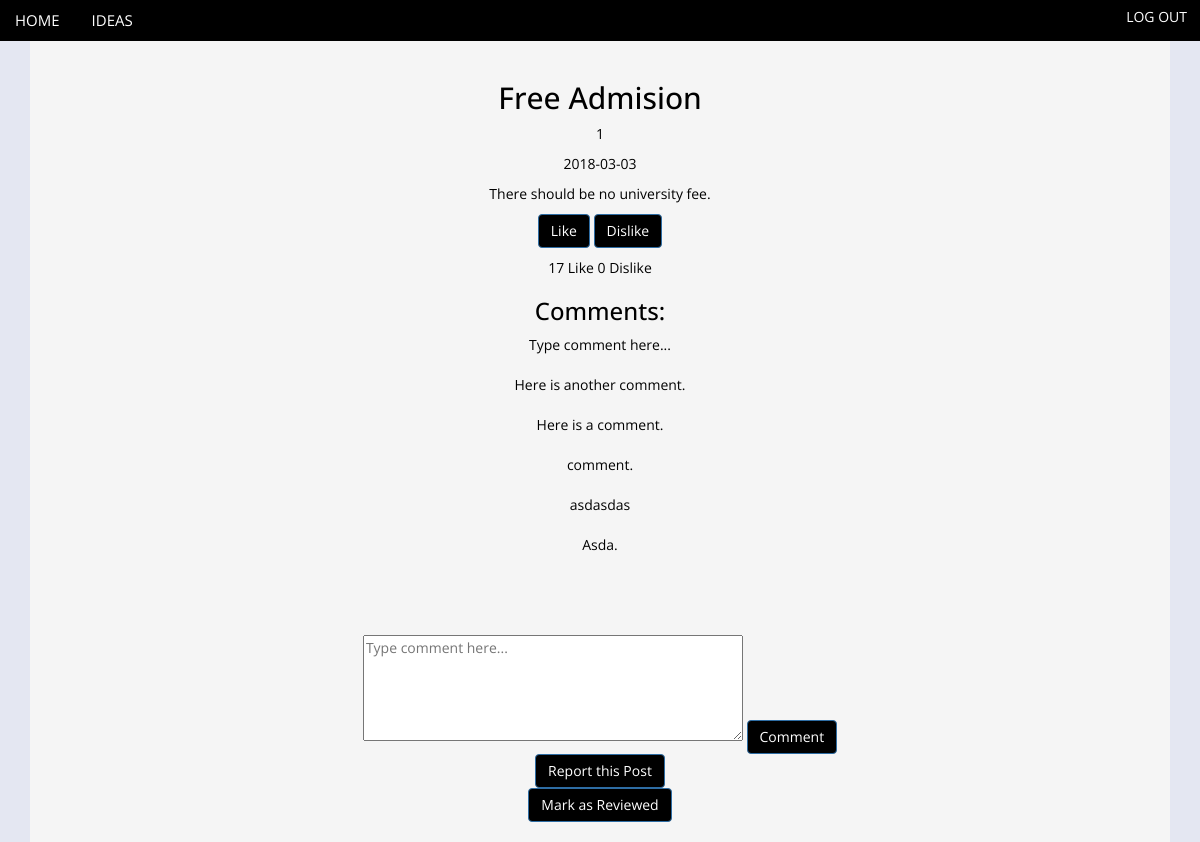
The app's page /ideaPage.php?id=1 (signed in) with its own data.
### tables this page shows
CREATE TABLE `ideas` (
  `Idea_ID` int(20) NOT NULL,
  `Content` varchar(100) NOT NULL,
  `Title` varchar(50) NOT NULL,
  `Date` date NOT NULL,
  `User_ID` int(20) NOT NULL,
  `Category_ID` int(20) NOT NULL,
  `anonymous` int(11) NOT NULL DEFAULT '0',
  `Reported` int(11) NOT NULL
);

### DBConnection.php (called while the page is built, shortened)
<?php
$dbhost = "mysql.cms.gre.ac.uk";
$dbuser = "cl7533q";
$dbpass = "1tv5LLTJ";
$db = "mdb_cl7533q";
$connection = new mysqli($dbhost, $dbuser, $dbpass, $db);
function getUserType($givenUsername){
    $sql = "SELECT Account_Type FROM users WHERE Username = " . "'" . $givenUsername . "'";
    global $connection;
    $result = $connection->query($sql);
    if ($row = $result->fetch_assoc() ) {
			return $row['Account_Type'];
		} else {
			return false;
		}
}
function getIdea($givenIdeaID){
    $sql = "SELECT Title, User_ID, Date, Content, Idea_ID FROM ideas WHERE Idea_ID = " . $givenIdeaID;
	global $connection;
	$result = $connection->query($sql);
	$output = array();
	while ($row = $result->fetch_assoc() ) {
		$output[0] = $row['Title'];
        $output[1] = $row['User_ID'];
        $output[2] = $row['Date'];
        $output[3] = $row['Content'];
        $output[4] = $row['Idea_ID'];
	}
	return $output;
}
function commentSearch($givenIdeaID){
	$sql = "SELECT * FROM comments WHERE Idea_ID = " . $givenIdeaID;
	global $connection;
	$result = $connection->query($sql);
	$output = array();
	$count = 0;
	while ($row = $result->fetch_assoc() ) {
		$output[$count] = $row['Content'];
		$count++;
	}
	return $output;
}
function getVotesTotal($givenIdeaID){
    $sql = "SELECT Vote FROM votes JOIN ideas ON votes.Idea_ID = ideas.Idea_ID WHERE ideas.Idea_ID = " . $givenIdeaID;
    global $connection;
    $output = array(0,0);
    $result = $connection->query($sql);
    while ($row = $result->fetch_assoc() ) {
        $vote = (int)$row['Vote'];
        if ($vote == 1){
            $output[0] = $output[0] + 1;
        } else if ($vote == 2){
            $output[1] = $output[1] + 1;
        }
	}
    return $output;
}
?>

### ideaPage.php (the view, shortened to what this page needs)
<?php
include 'DBConnection.php';
if($_GET['id']) {
  $id = (int)$_GET['id'];
}
$comments = commentSearch($id);
$checkLikes = getVotesTotal($id);
$likes = $checkLikes[0];
$dislikes = $checkLikes[1];
    $ideas[] = getIdea($id);
?>
<!DOCTYPE html>
<html>
    <head>
        <link rel="stylesheet" type="text/css" href="https://maxcdn.bootstrapcdn.com/bootstrap/3.3.7/css/bootstrap.min.css">
        <link rel="stylesheet" type="text/css" href="entweb.css">
    </head>
    <body class="other-bg">
        <div>
            <ul class="nav nav-pills nav-fill nav-div">
                <li class="nav-item">
                    <a class="nav-link active" href="index.php">HOME</a>
                </li>
                <li class="nav-item">
                    <a class="nav-link" href="ideaSample.php">IDEAS</a>
                </li>
                <li class="nav-item pull-right">
                  <form action ="logout.php" method="POST">
                    <button class="nav-link btn" type="submit" href="#">LOG OUT</button>
                  </form>
                </li>
            </ul>
         </div>
        <div class="container">
    <?php
        foreach($ideas as $idea): ?>
            <div class="container-background">
            <div class="idea">
                <h2><?php echo $idea[0]; ?></h2>
                <p><?php echo $idea[1]; ?></p>
                <p><?php echo $idea[2]; ?></p>
                <p><?php echo $idea[3]; ?></p>
            <p><a href="ideaPage.php?type=like&id=<?php echo $idea[4]; ?>" class="btn btn-primary">Like </a>
            <a href="ideaPage.php?type=dislike&id=<?php echo $idea[4]; ?>" class="btn btn-primary">Dislike </a></p>
            <p>
            <?php echo $likes; ?> Like
            <?php echo $dislikes; ?> Dislike</p>
            </div>
			<h3>Comments:</h3>
        <?php endforeach; ?>
        <div class="ideaComments">
		 <?php for($i=0;$i<count($comments);$i++){
                    echo $comments[$i] . "<br> <br>";
            }
?>
        </div>
        <form action="addComment.php?ideaID=<?php echo $id; ?>" method="post">
            <div class="comment">
                <textarea rows="5" cols="50" name="ideaComment" placeholder="Type comment here..."></textarea>
                <input class="btn btn-primary" name="submit" type="submit" value="Comment" />
            </div>
        </form>
      <div>
        <form action="ideaPage.php?id=<?php echo $id; ?>" method="post">
        <input class="btn btn-primary" name="flag" type="submit" value="Report this Post" />
        </form>
          <?php
          $userName = $_SESSION['login_user'];
          if (getUserType($userName) == "1") { ?>
        <form action="ideaPage.php?id=<?php echo $id; ?>" method="post">
        <input class="btn btn-primary" name="flagReview" type="submit" value="Mark as Reviewed" />
        </form>
          <?php }
          ?>
      </div>
        </div>
      </div>
    </body>
</html>

### entweb.css (style rules this page uses)
body, html { color:black; text-align: center; height: 100%; font-family: 'Open Sans', sans-serif; }
.other-bg { background: #e4e7f2; }
a { color: white; font-size: 1.5rem; }
.container { margin: auto; }
.container-background { background: whitesmoke; padding: 20px; }
.btn { background: black; color:white; }
.nav { background:black; }

### ideaPage.php (style rules this page uses)
div.ideaComments { height: 300px; overflow: scroll; }

### records on screen
ideas: Title "Free Admision", User_ID "1", Date "2018-03-03", Content "There should be no university fee."

### other values on screen
$comments[$i] "Type comment here..."
$comments[$i] "Here is another comment."
$comments[$i] "Here is a comment."
$comments[$i] "comment."
$comments[$i] "asdasdas"
$comments[$i] "Asda."
